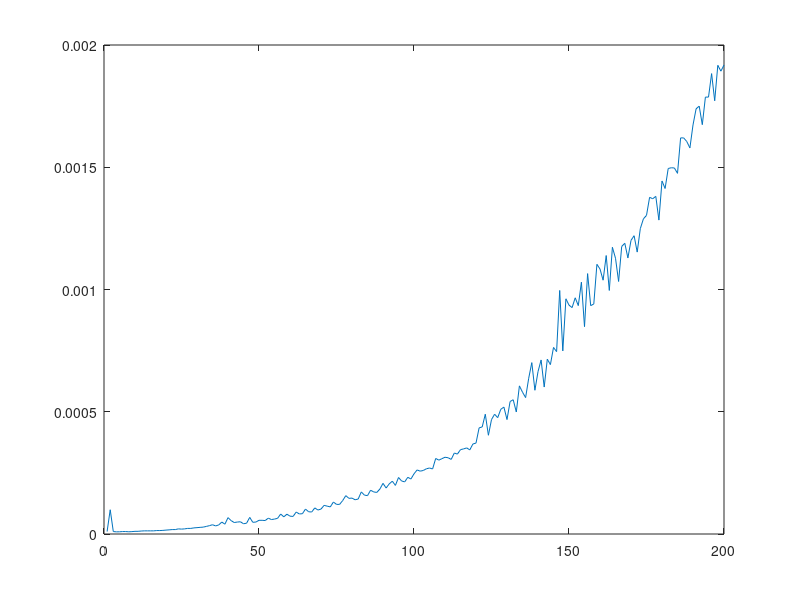

Here is the MATLAB script that generated this plot:
clc;
clear;
t = zeros(1,100);
for n = 1:200
    A = rand(n,n);
    b = rand(n,1);
    tic;
    x = A\b;
    t(1,n) = toc;
    N(n)=n;
end
[N' (t*1000)']
plot(t)


n=4000
A = rand(n,n);
b = rand(n,1);
t1=tic;
x = A\b;
t2=toc
   